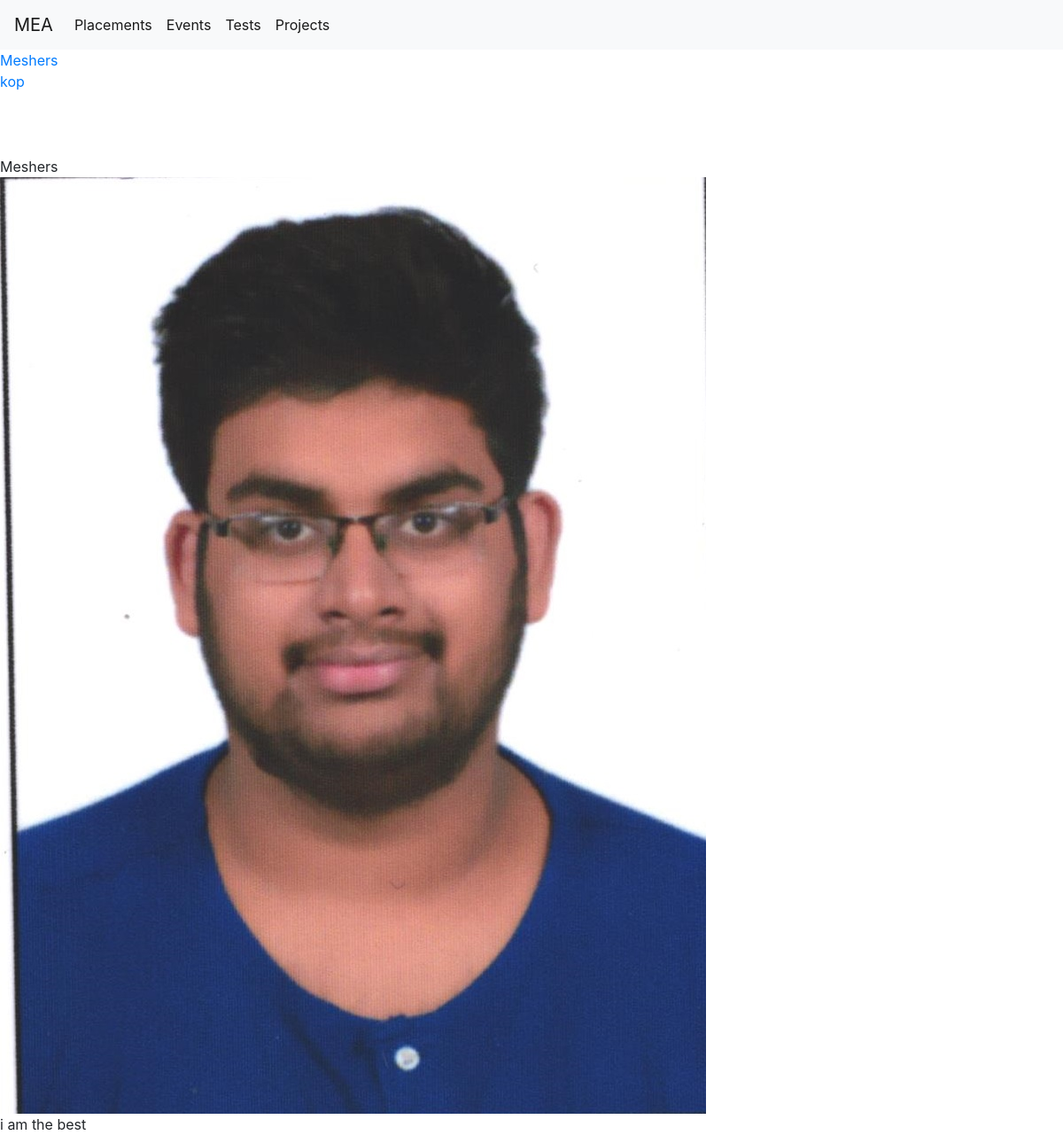
The page /events/Meshers on the database its author committed.
### MEA/models.py (models this page shows, shortened)
class Events(models.Model):
	name = models.CharField(max_length=200)
	image = models.ImageField(upload_to='events')
	description = models.TextField()

### MEA/views.py (the view)
# urls.py: path('events/<name1>',views.specevents, name='Events1'),
def specevents(request,name1):
	allev = Events.objects.all
	eve = Events.objects.filter(name=name1)
	return render(request, 'MEA/specevents.html', {'events' : eve[0],'allev':allev})

### MEA/templates/MEA/specevents.html (shortened to what this page needs)
{% extends "./base.html" %}
{% block content %}
{% for r in allev %}
<a href ="/events/{{ r.name }}">{{r.name}}</a>
{% endfor %}
{{events.name}}
<img src="{{events.image.url}}">
{{events.description}}
{% endblock content %}

### rows shown on the page
Events: name "Meshers", image (picture), description "i am the best"
Events: name "kop"
